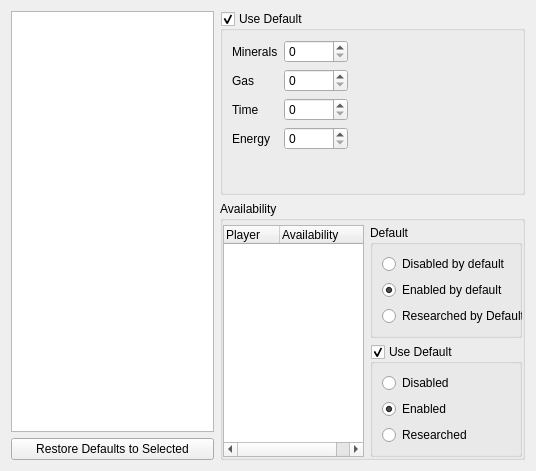
<?xml version="1.0" encoding="UTF-8"?>
<ui version="4.0">
 <class>AbilitiesTab</class>
 <widget class="QWidget" name="AbilitiesTab">
  <property name="geometry">
   <rect>
    <x>0</x>
    <y>0</y>
    <width>536</width>
    <height>471</height>
   </rect>
  </property>
  <layout class="QGridLayout" name="gridLayout" rowstretch="1,1" columnstretch="2,3">
   <item row="0" column="0" rowspan="2">
    <layout class="QVBoxLayout" name="verticalLayout">
     <item>
      <widget class="QTreeView" name="techTree">
       <property name="editTriggers">
        <set>QAbstractItemView::NoEditTriggers</set>
       </property>
       <property name="selectionMode">
        <enum>QAbstractItemView::ExtendedSelection</enum>
       </property>
       <property name="iconSize">
        <size>
         <width>16</width>
         <height>16</height>
        </size>
       </property>
       <property name="indentation">
        <number>12</number>
       </property>
       <property name="rootIsDecorated">
        <bool>false</bool>
       </property>
       <property name="uniformRowHeights">
        <bool>true</bool>
       </property>
       <attribute name="headerVisible">
        <bool>false</bool>
       </attribute>
       <attribute name="headerDefaultSectionSize">
        <number>32</number>
       </attribute>
      </widget>
     </item>
     <item>
      <widget class="QPushButton" name="btnResetTech">
       <property name="text">
        <string>Restore Defaults to Selected</string>
       </property>
      </widget>
     </item>
    </layout>
   </item>
   <item row="0" column="1">
    <widget class="InvertedTriStateGroupBox" name="grpTechUseDefaults">
     <property name="title">
      <string>Use Default</string>
     </property>
     <property name="checkable">
      <bool>true</bool>
     </property>
     <property name="checked">
      <bool>true</bool>
     </property>
     <layout class="QFormLayout" name="formLayout_6">
      <item row="0" column="0">
       <widget class="QLabel" name="label">
        <property name="text">
         <string extracomment="EditLocal:1223">Minerals</string>
        </property>
       </widget>
      </item>
      <item row="0" column="1">
       <widget class="QSpinBox" name="spnTechMinerals">
        <property name="minimumSize">
         <size>
          <width>64</width>
          <height>0</height>
         </size>
        </property>
        <property name="maximumSize">
         <size>
          <width>64</width>
          <height>16777215</height>
         </size>
        </property>
        <property name="maximum">
         <number>65535</number>
        </property>
       </widget>
      </item>
      <item row="1" column="0">
       <widget class="QLabel" name="label_2">
        <property name="text">
         <string extracomment="EditLocal:1223">Gas</string>
        </property>
       </widget>
      </item>
      <item row="1" column="1">
       <widget class="QSpinBox" name="spnTechGas">
        <property name="maximumSize">
         <size>
          <width>64</width>
          <height>16777215</height>
         </size>
        </property>
        <property name="maximum">
         <number>65535</number>
        </property>
       </widget>
      </item>
      <item row="2" column="0">
       <widget class="QLabel" name="label_3">
        <property name="text">
         <string extracomment="EditLocal:1223">Time</string>
        </property>
       </widget>
      </item>
      <item row="2" column="1">
       <widget class="QSpinBox" name="spnTechResearchTime">
        <property name="maximumSize">
         <size>
          <width>64</width>
          <height>16777215</height>
         </size>
        </property>
        <property name="maximum">
         <number>65535</number>
        </property>
       </widget>
      </item>
      <item row="3" column="0">
       <widget class="QLabel" name="label_4">
        <property name="text">
         <string extracomment="EditLocal:1223">Energy</string>
        </property>
       </widget>
      </item>
      <item row="3" column="1">
       <widget class="QSpinBox" name="spnTechEnergy">
        <property name="maximumSize">
         <size>
          <width>64</width>
          <height>16777215</height>
         </size>
        </property>
        <property name="maximum">
         <number>65535</number>
        </property>
       </widget>
      </item>
     </layout>
    </widget>
   </item>
   <item row="1" column="1">
    <widget class="QGroupBox" name="groupBox">
     <property name="title">
      <string>Availability</string>
     </property>
     <property name="flat">
      <bool>true</bool>
     </property>
     <layout class="QGridLayout" name="gridLayout_26" columnstretch="1,1">
      <property name="leftMargin">
       <number>0</number>
      </property>
      <property name="topMargin">
       <number>4</number>
      </property>
      <property name="rightMargin">
       <number>0</number>
      </property>
      <property name="bottomMargin">
       <number>0</number>
      </property>
      <item row="1" column="1">
       <widget class="InvertedTriStateGroupBox" name="grpTechPlayerDefault">
        <property name="title">
         <string>Use Default</string>
        </property>
        <property name="checkable">
         <bool>true</bool>
        </property>
        <property name="checked">
         <bool>true</bool>
        </property>
        <layout class="QFormLayout" name="formLayout_24">
         <item row="0" column="0">
          <widget class="QRadioButton" name="radioTechPlayerDisabled">
           <property name="minimumSize">
            <size>
             <width>128</width>
             <height>0</height>
            </size>
           </property>
           <property name="text">
            <string extracomment="gluAll:createGameScreen_disabled">Disabled</string>
           </property>
          </widget>
         </item>
         <item row="1" column="0">
          <widget class="QRadioButton" name="radioTechPlayerEnabled">
           <property name="minimumSize">
            <size>
             <width>128</width>
             <height>0</height>
            </size>
           </property>
           <property name="text">
            <string extracomment="gluAll:createGameScreen_enabled">Enabled</string>
           </property>
           <property name="checked">
            <bool>true</bool>
           </property>
          </widget>
         </item>
         <item row="2" column="0">
          <widget class="QRadioButton" name="radioTechPlayerResearched">
           <property name="minimumSize">
            <size>
             <width>128</width>
             <height>0</height>
            </size>
           </property>
           <property name="text">
            <string>Researched</string>
           </property>
          </widget>
         </item>
        </layout>
       </widget>
      </item>
      <item row="0" column="1">
       <widget class="QGroupBox" name="groupBox_2">
        <property name="title">
         <string extracomment="gluAll:bnet119_hotkeysPanel_binding_default">Default</string>
        </property>
        <layout class="QFormLayout" name="formLayout_25">
         <item row="0" column="0">
          <widget class="QRadioButton" name="radioTechDefaultDisabled">
           <property name="minimumSize">
            <size>
             <width>128</width>
             <height>0</height>
            </size>
           </property>
           <property name="text">
            <string extracomment="EditLocal:1219:100">Disabled by default</string>
           </property>
          </widget>
         </item>
         <item row="1" column="0">
          <widget class="QRadioButton" name="radioTechDefaultEnabled">
           <property name="minimumSize">
            <size>
             <width>128</width>
             <height>0</height>
            </size>
           </property>
           <property name="text">
            <string extracomment="EditLocal:1219:101">Enabled by default</string>
           </property>
           <property name="checked">
            <bool>true</bool>
           </property>
          </widget>
         </item>
         <item row="2" column="0">
          <widget class="QRadioButton" name="radioTechDefaultResearched">
           <property name="minimumSize">
            <size>
             <width>128</width>
             <height>0</height>
            </size>
           </property>
           <property name="text">
            <string extracomment="EditLocal:1219:102">Researched by Default</string>
           </property>
          </widget>
         </item>
        </layout>
       </widget>
      </item>
      <item row="2" column="1">
       <spacer name="verticalSpacer">
        <property name="orientation">
         <enum>Qt::Vertical</enum>
        </property>
        <property name="sizeHint" stdset="0">
         <size>
          <width>20</width>
          <height>40</height>
         </size>
        </property>
       </spacer>
      </item>
      <item row="0" column="0" rowspan="3">
       <widget class="QTreeWidget" name="techPlyrList">
        <property name="editTriggers">
         <set>QAbstractItemView::NoEditTriggers</set>
        </property>
        <property name="selectionMode">
         <enum>QAbstractItemView::ExtendedSelection</enum>
        </property>
        <property name="rootIsDecorated">
         <bool>false</bool>
        </property>
        <property name="itemsExpandable">
         <bool>false</bool>
        </property>
        <property name="allColumnsShowFocus">
         <bool>true</bool>
        </property>
        <property name="expandsOnDoubleClick">
         <bool>false</bool>
        </property>
        <attribute name="headerDefaultSectionSize">
         <number>56</number>
        </attribute>
        <column>
         <property name="text">
          <string extracomment="gluAll:scr.leaderboard.table.heading.2">Player</string>
         </property>
        </column>
        <column>
         <property name="text">
          <string>Availability</string>
         </property>
        </column>
       </widget>
      </item>
     </layout>
    </widget>
   </item>
  </layout>
 </widget>
 <customwidgets>
  <customwidget>
   <class>InvertedTriStateGroupBox</class>
   <extends>QGroupBox</extends>
   <header>invertedtristategroupbox.h</header>
   <container>1</container>
  </customwidget>
 </customwidgets>
 <resources/>
 <connections/>
</ui>
